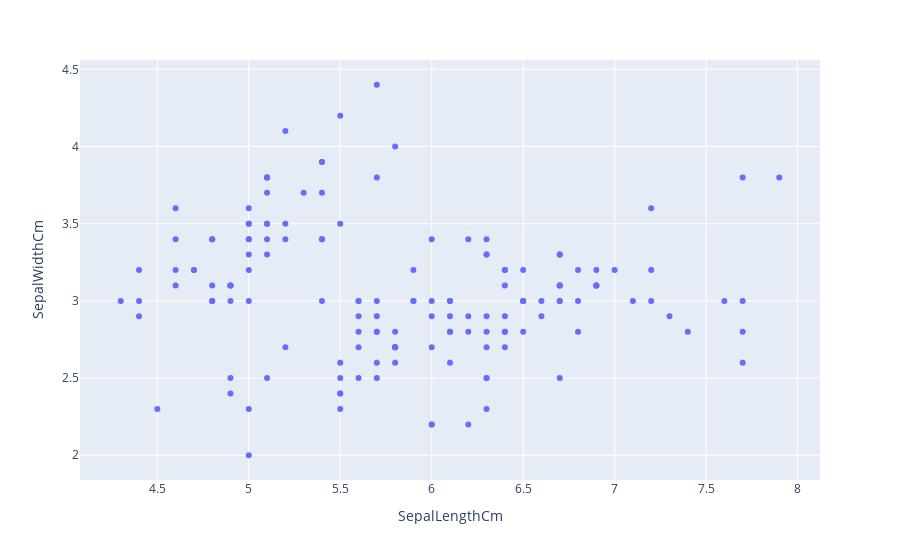

The code cell stored with this chart in its notebook:
### Code cell
px.scatter(data,x='SepalLengthCm',y='SepalWidthCm')

### Figure 1 — Plotly figure (JSON) as saved in the notebook; plotly's stock layout.template omitted (floating-point values rounded to 4 significant figures; data arrays with more than 128 entries replaced by an {"elided": "..."} marker saying what was removed)
{"data": [{"hovertemplate": "SepalLengthCm=%{x}<br>SepalWidthCm=%{y}<extra></extra>", "legendgroup": "", "marker": {"color": "#636efa", "symbol": "circle"}, "mode": "markers", "name": "", "orientation": "v", "showlegend": false, "type": "scatter", "x": {"elided": "150 float values"}, "xaxis": "x", "y": {"elided": "150 float values"}, "yaxis": "y"}], "layout": {"legend": {"tracegroupgap": 0}, "margin": {"t": 60}, "xaxis": {"anchor": "y", "domain": [0, 1], "title": {"text": "SepalLengthCm"}}, "yaxis": {"anchor": "x", "domain": [0, 1], "title": {"text": "SepalWidthCm"}}}}
